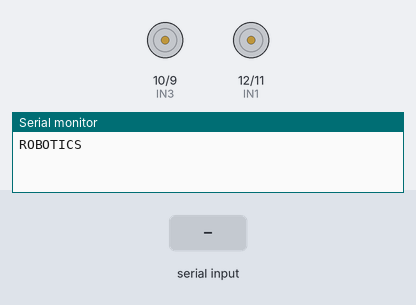
Recording of a sketch running on a simulated Arduino Uno, built with avr-gcc and run on an emulated ATmega328P. On the bench: motor-driver pin pairs drawn as motors (green arrow = first pin HIGH = forward, orange = second pin HIGH = backward, longer = more drive), the last lines printed to the serial monitor. The test bench sets the inputs (shaded band).

Above: at 1.2 s.
1.3 s: "*forward" received over Serial
At 2.5 s:
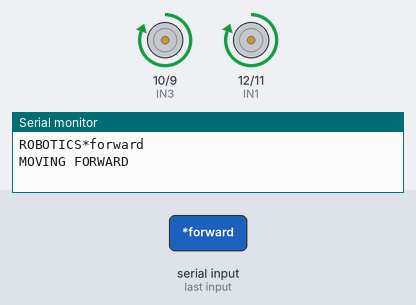
2.8 s: "*backward" received over Serial
At 4.0 s:
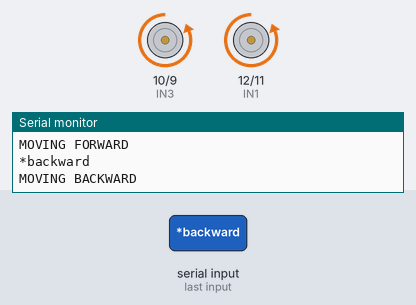
4.3 s: "*left" received over Serial
At 5.1 s:
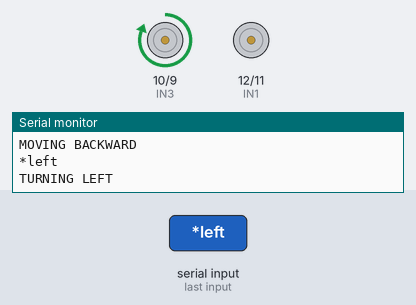
5.8 s: "*right" received over Serial
At 6.6 s:
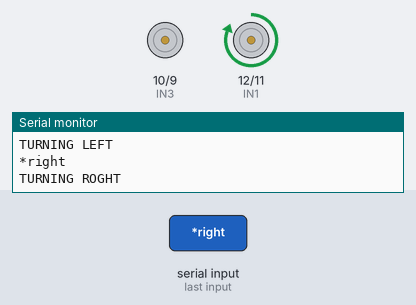
Timing chart, 0 to 8.3 s (numbered marks = the images above; inputs shaded):
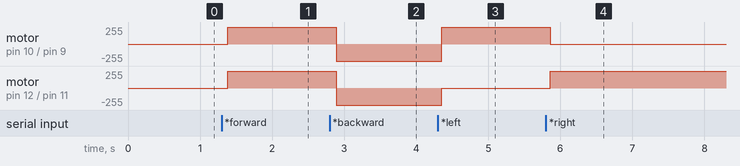

Measured:
- after the input at 1.3 s, motor on pin 10 (IN3) / pin 9 (IN4), motor on pin 12 (IN1) / pin 11 (IN2): stopped → forward 255/255 after 0.08 s
- after the input at 2.8 s, motor on pin 10 (IN3) / pin 9 (IN4), motor on pin 12 (IN1) / pin 11 (IN2): forward 255/255 → backward 255/255 after 0.09 s
- after the input at 4.3 s, motor on pin 10 (IN3) / pin 9 (IN4): backward 255/255 → forward 255/255 after 0.05 s; motor on pin 12 (IN1) / pin 11 (IN2): backward 255/255 → stopped after 0.05 s
- after the input at 5.8 s, motor on pin 10 (IN3) / pin 9 (IN4): forward 255/255 → stopped after 0.06 s; motor on pin 12 (IN1) / pin 11 (IN2): stopped → forward 255/255 after 0.06 s

The sketch:

Voice_Activation.ino
```cpp
//Voice Activated Arduino (Bluetooth + Android)


String voice;
int IN1 = 12; //GPIO D12
int IN2 = 11; //GPIO D11
int IN3 = 10; //GPIO D10
int IN4 = 9;  //GPIO D9

const int VCC = 8;

void forward(){
    Serial.println("MOVING FORWARD");
    digitalWrite(IN1, HIGH);
    digitalWrite(IN2,LOW);
    digitalWrite(IN3, HIGH);
    digitalWrite(IN4,LOW);
}
void backward(){
    Serial.println("MOVING BACKWARD");
    digitalWrite(IN1, LOW);
    digitalWrite(IN2,HIGH);
    digitalWrite(IN3, LOW);
    digitalWrite(IN4,HIGH);
}
void left(){
    Serial.println("TURNING LEFT");
    digitalWrite(IN1, LOW);
    digitalWrite(IN2,LOW);
    digitalWrite(IN3, HIGH);
    digitalWrite(IN4,LOW);
}
void right(){
    Serial.println("TURNING ROGHT");
    digitalWrite(IN1, HIGH);
    digitalWrite(IN2,LOW);
    digitalWrite(IN3, LOW);
    digitalWrite(IN4,LOW);
}
void sto(){
    Serial.println("STOP");
    digitalWrite(IN1, LOW);
    digitalWrite(IN2,LOW);
    digitalWrite(IN3, LOW);
    digitalWrite(IN4,LOW);
}


void setup() {
  pinMode(IN1, OUTPUT);
  pinMode(IN2, OUTPUT);
  pinMode(IN3, OUTPUT);
  pinMode(IN4, OUTPUT);
  pinMode(VCC, OUTPUT);
  digitalWrite(VCC,HIGH);
  digitalWrite(IN1, LOW);
  digitalWrite(IN2, LOW);
  digitalWrite(IN3, LOW);
  digitalWrite(IN4, LOW);
Serial.begin(9600);
Serial.print("ROBOTICS");

}

void loop() {
  while (Serial.available()){  //Check if there is an available byte to read
  delay(10); //Delay added to make thing stable
  char c = Serial.read(); //Conduct a serial read
  if (c == '#') {break;} //Exit the loop when the # is detected after the word
  voice += c; //Shorthand for voice = voice + c
  }
  if (voice.length() > 0) {
    Serial.println(voice);

  //----------Control Multiple Pins/ LEDs----------//
       if(voice == "*forward") {
        forward();
        }  //Turn Off All Pins (Call Function)
  else if(voice == "*backward"){backward();} //Turn On  All Pins (Call Function)

  //----------Turn On One-By-One----------//
  else if(voice == "*left") {left();
  }
   else if(voice == "*right") {right();
  }
   else if(voice == "*stop") {sto();
  }


voice="";}} //Reset the variable after initiating
```
